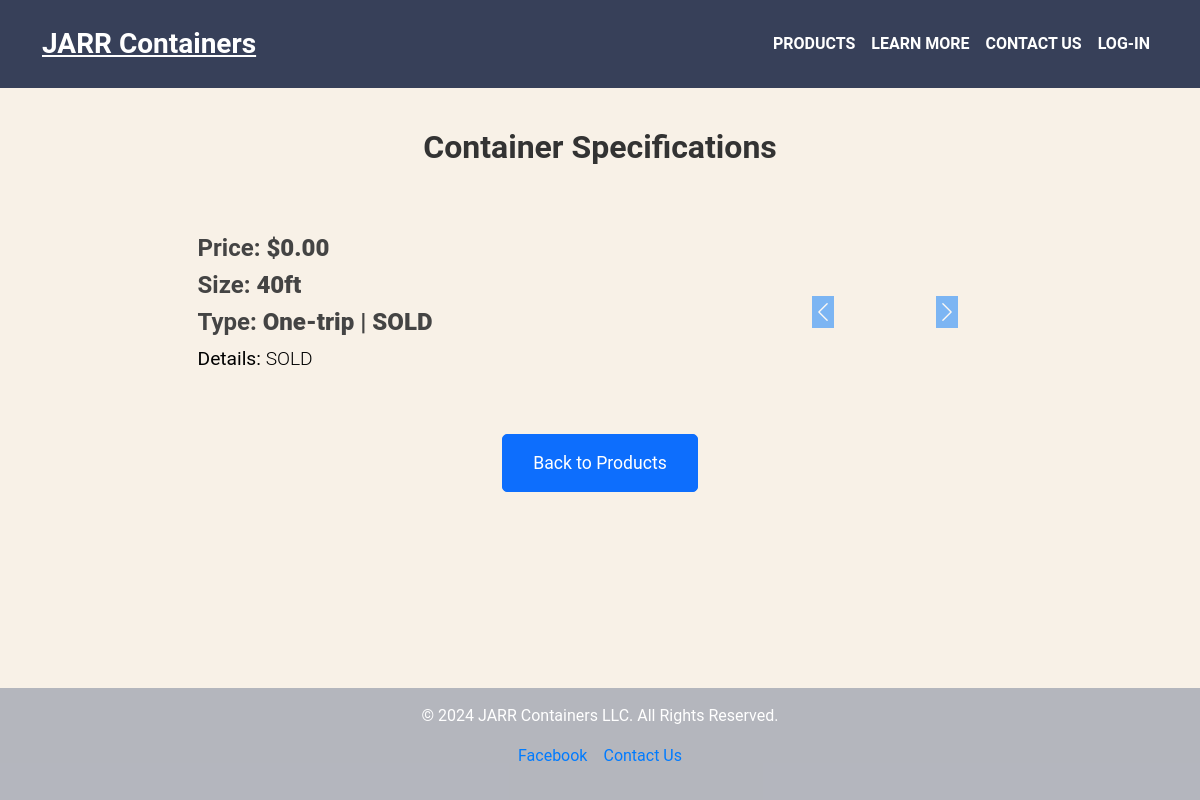
The app's page /products/2 with its own data.
### app.py (models this page shows, shortened)
class Container(db.Model):
    id = db.Column(db.Integer, primary_key=True)
    image1 = db.Column(db.String(200), nullable=True)
    image2 = db.Column(db.String(200), nullable=True)
    image3 = db.Column(db.String(200), nullable=True)
    image4 = db.Column(db.String(200), nullable=True)
    image5 = db.Column(db.String(200), nullable=True)
    price = db.Column(db.Float, nullable=False)
    size = db.Column(db.String(50), nullable=False)
    type = db.Column(db.String(50), nullable=False)
    details = db.Column(db.Text, nullable=False)

### app.py (the view)
@app.route('/products/<int:container_id>')
def product_specifications(container_id):
    container = Container.query.get_or_404(container_id)
    return render_template('specifications.html', container=container)

### templates/specifications.html (shortened to what this page needs)
{% extends "base.html" %}
{% block content %}
<div class="container py-5">
    <h2 class="text-center mb-5">Container Specifications</h2>
    <div class="row mb-4">
        <div class="col-md-6 d-flex justify-content-center align-items-center">
            <div>
                <h4 class="font-weight-bold">Price: <strong>${{ '{:.2f}'.format(container.price) }}</strong></h4>
                <h4 class="font-weight-bold">Size: <strong>{{ container.size }}</strong></h4>
                <h4 class="font-weight-bold">Type: <strong>{{ container.type }}</strong></h4>
                <p class="lead"><strong>Details:</strong> {{ container.details }}</p>
            </div>
        </div>
        <div class="col-md-6 d-flex justify-content-center">
            <div id="imageCarousel" class="carousel slide" data-bs-ride="carousel">
                <div class="carousel-inner">
                    {% for i in range(1, 6) %}
                        {% if container['image' ~ i] %}
                            <div class="carousel-item {% if i == 1 %}active{% endif %}">
                            </div>
                        {% endif %}
                    {% endfor %}
                </div>
                <button class="carousel-control-prev" type="button" data-bs-target="#imageCarousel" data-bs-slide="prev">
                    <span class="carousel-control-prev-icon" aria-hidden="true"></span>
                </button>
                <button class="carousel-control-next" type="button" data-bs-target="#imageCarousel" data-bs-slide="next">
                    <span class="carousel-control-next-icon" aria-hidden="true"></span>
                </button>
            </div>
        </div>
    </div>
    <div class="text-center mt-4">
        <a href="{{ url_for('products') }}" class="btn btn-primary btn-lg">Back to Products</a>
    </div>
</div>
{% endblock %}

### static/css/styles.css (style rules this page uses)
* { margin: 0; padding: 0; box-sizing: border-box; }
html, body { height: 100%; margin: 0; }
body { padding-top: 80px; font-family: 'Roboto', sans-serif; background-color: #f8f1e7; color: #000; display: flex; flex-direction: column; }
.btn-lg { padding: 15px 30px; font-size: 1.1em; border-radius: 5px; transition: background-color 0.3s ease; }
.carousel-control-prev-icon, .carousel-control-next-icon { background-color: #007bff; }
.col-md-6.d-flex.justify-content-center.align-items-center { flex: 1; text-align: left; padding: 20px; }
.col-md-6.d-flex.justify-content-center { flex: 1; padding: 20px; }
h2 { font-size: 2rem; font-weight: 700; color: #333; }
h4 { font-size: 1.5rem; font-weight: 600; color: #444; }
.lead { font-size: 1.2rem; font-weight: 300; }

### records on screen
Container: price "0.00", size "40ft", type "One-trip | SOLD", details "SOLD"
